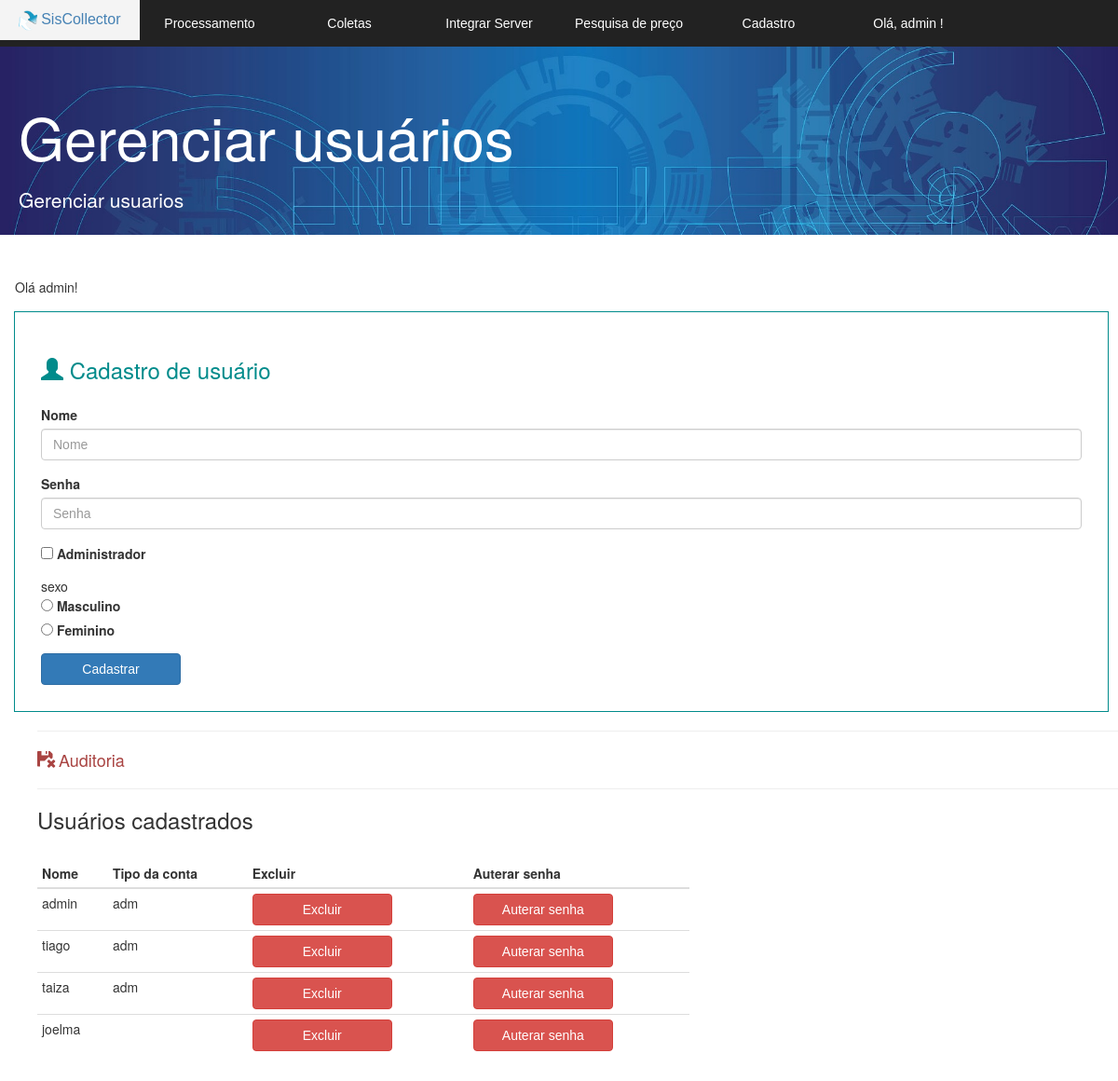
/coletor/v_usuario.php (signed in), run on an earlier commit of the app's database.
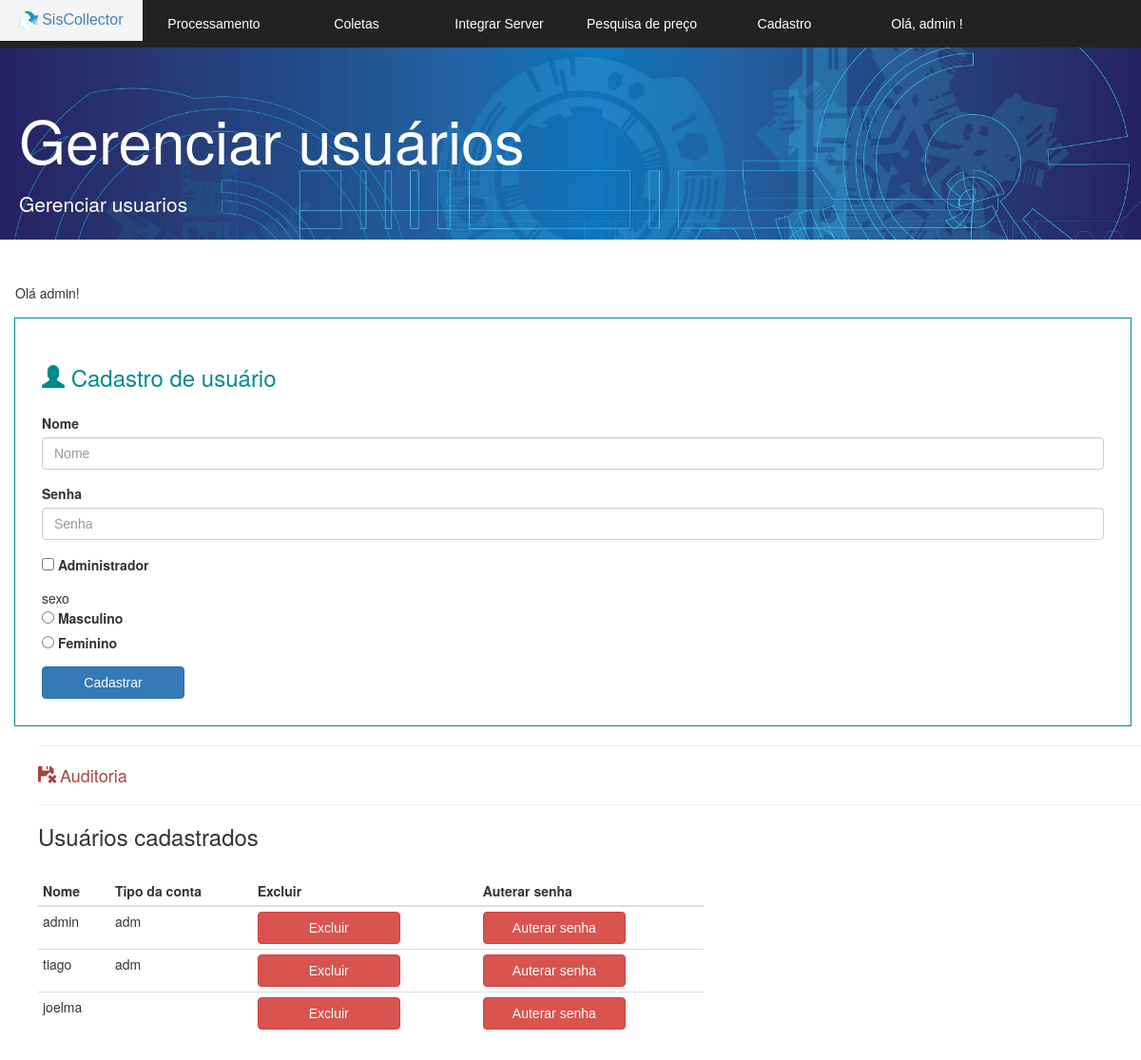
And on a later commit of the database.
### tables this page shows
CREATE TABLE IF NOT EXISTS `usuarios` (
  `id` int(11) NOT NULL AUTO_INCREMENT,
  `usuario` varchar(220) NOT NULL,
  `senha` varchar(220) NOT NULL,
  `tipo` varchar(30) NOT NULL DEFAULT 'N',
  `sexo` varchar(2) DEFAULT NULL,
  PRIMARY KEY (`id`)
);

### coletor/v_usuario.php (the view, shortened to what this page needs)
<!DOCTYPE html>
<html>
<head>
	<link href="bootstrap/css/bootstrap.min.css" rel="stylesheet">
	<link rel="stylesheet" href="css.css">
	<link rel="stylesheet" href="normalize.css">
</head>
<body>
	<section id="principal">
		<?php require 'v_cabecalho.php'; ?>
		<section class="corpo">
			<div class="jumbotron jumbotron-fluid">
				<div class="container">
					<h1 class="display-4">Gerenciar usuários</h1>
					<p class="lead">Gerenciar usuarios</p>
				</div>
			</div>
			<?php require 'arquivos_banco/mensagens.php'; ?>
			<section class="form">
				<form method="post" action="arquivos_banco/cadastrar_usuario.php">
					<fieldset class="area_fieldset"> <h3>
						<span class="glyphicon glyphicon-user" aria-hidden="true"></span>
					Cadastro de usuário</h3>
					<div class="form-group">
						<label for="exampleInputEmail1">Nome</label>
						<input type="text" class="form-control" id="exampleInputEmail1" name="usuario" aria-describedby="emailHelp" placeholder="Nome" autocomplete="off" required="">
					</div>
					<div class="form-group">
						<label for="exampleInputPassword1">Senha</label>
						<input type="password" class="form-control"  name="senha" id="exampleInputPassword1" placeholder="Senha" autocomplete="off" required="">
					</div>
					<div class="form-check">
						<input type="checkbox" name="tipo" value="adm" class="form-check-input" id="exampleCheck1">
						<label class="form-check-label" for="exampleCheck1">Administrador</label><p>
						</div>
						<label"> sexo
						<div class="form-check">
						<input type="radio" name="sexo" value="M" class="form-check-input" id="exampleCheck1">
						<label class="form-check-label" >Masculino</label>
						</div>
							<div class="form-check">
						<input type="radio" name="sexo" value="F" class="form-check-input" id="exampleCheck1">
						<label class="form-check-label">Feminino</label>
						</div>
						<button type="submit" class="btn btn-primary">Cadastrar</button>
					</fieldset>
				</form>
			</section>
			<div>
			<hr id="margem">
			<h4 id="margem">
				<a href="v_listar_auditoria.php">
					<span class="glyphicon glyphicon-floppy-remove remove" aria-hidden="true"></span>
				Auditoria </a> </h4>
				<hr id="margem">
				</div>
				<section class="tabela">
				<h3 id="margem">Usuários cadastrados</h3>
				<table class="table table-condensed table_user" >
					<thead >
						<tr class="table-primary">
							<th scope="col">Nome</th>
							<th scope="col">Tipo da conta</th>
							<th scope="col">Excluir</th>
							<th scope="col">Auterar senha</th>
						</tr>
					</thead>
					<tbody>
						<?php
						$listagem = mysqli_query($conexao,  "SELECT * FROM usuarios");
						while($linha = mysqli_fetch_array($listagem)) {
							?>
							<tr>
								<td> <?= $linha['usuario'] ?> </td>
								<td> <?= $linha['tipo'] ?> </td>
								<td>
									<?php $nome = $linha['usuario'] ; ?>
									<button type="button" class="btn btn-danger">
										<a  href="arquivos_banco/excluir_usuario.php?id=<?= $linha['id']?>&nome=<?= $nome?> " onclick="return confirm('Excluir? Auteração não poderá ser desfeita!')" >Excluir
										</a>
									</button>
								</td>
								<td>
									<?php
									$id =  $linha['id'] ;
									?>
									<button type="button" class="btn btn-danger">
										<a  href="v_alterar_senha.php?id=<?php echo base64_encode($id);?>" onclick="return confirm('Excluir? Auteração não poderá ser desfeita!')" >Auterar senha
										</a>
									</button>
								</td>
							</tr>
						<?php } ?>
					</tbody>
				</table>
			</section>
			</section>
		</section>
	</body>
	</html>

What changed in the data, as far as the page shows it:
removed usuarios: usuario "taiza", tipo "adm"
